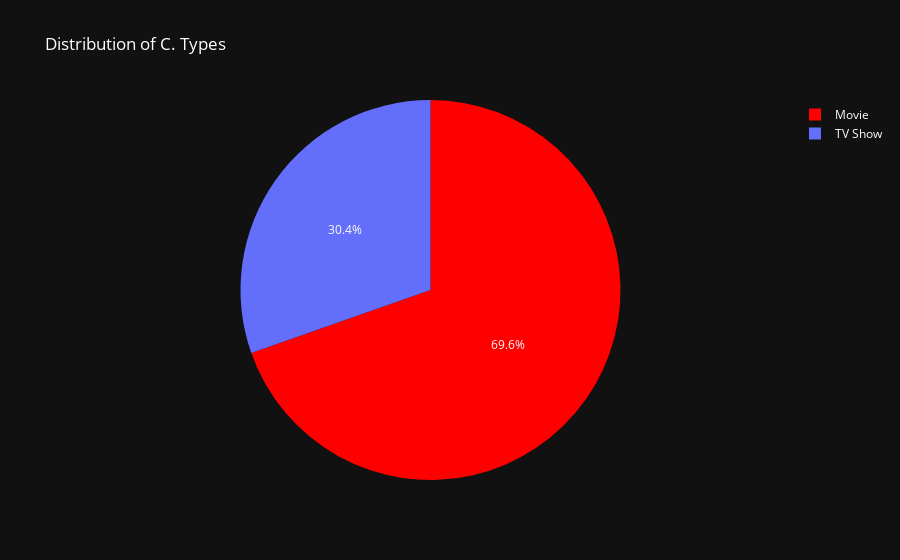

This figure's notebook cell:
### Markdown cell above
## Distribution of type of content in netflix. - [TV Show, Movie]

### Code cell
movie_type_counts = netflix_data['type'].value_counts()

fig = go.Figure(data=go.Pie(labels=movie_type_counts.index, values=movie_type_counts.values))

fig.update_layout(
    plot_bgcolor='rgb(17, 17, 17)',  
    paper_bgcolor='rgb(17, 17, 17)', 
    font_color='white',  
    title='Distribution of C. Types',
)
fig.update_traces(marker=dict(colors=['red']))
fig.show()

### Figure 1 — Plotly figure (JSON) as saved in the notebook; plotly's stock layout.template omitted (floating-point values rounded to 4 significant figures)
{"data": [{"labels": ["Movie", "TV Show"], "marker": {"colors": ["red"]}, "type": "pie", "values": [6131, 2676]}], "layout": {"font": {"color": "white"}, "paper_bgcolor": "rgb(17, 17, 17)", "plot_bgcolor": "rgb(17, 17, 17)", "title": {"text": "Distribution of C. Types"}}}
